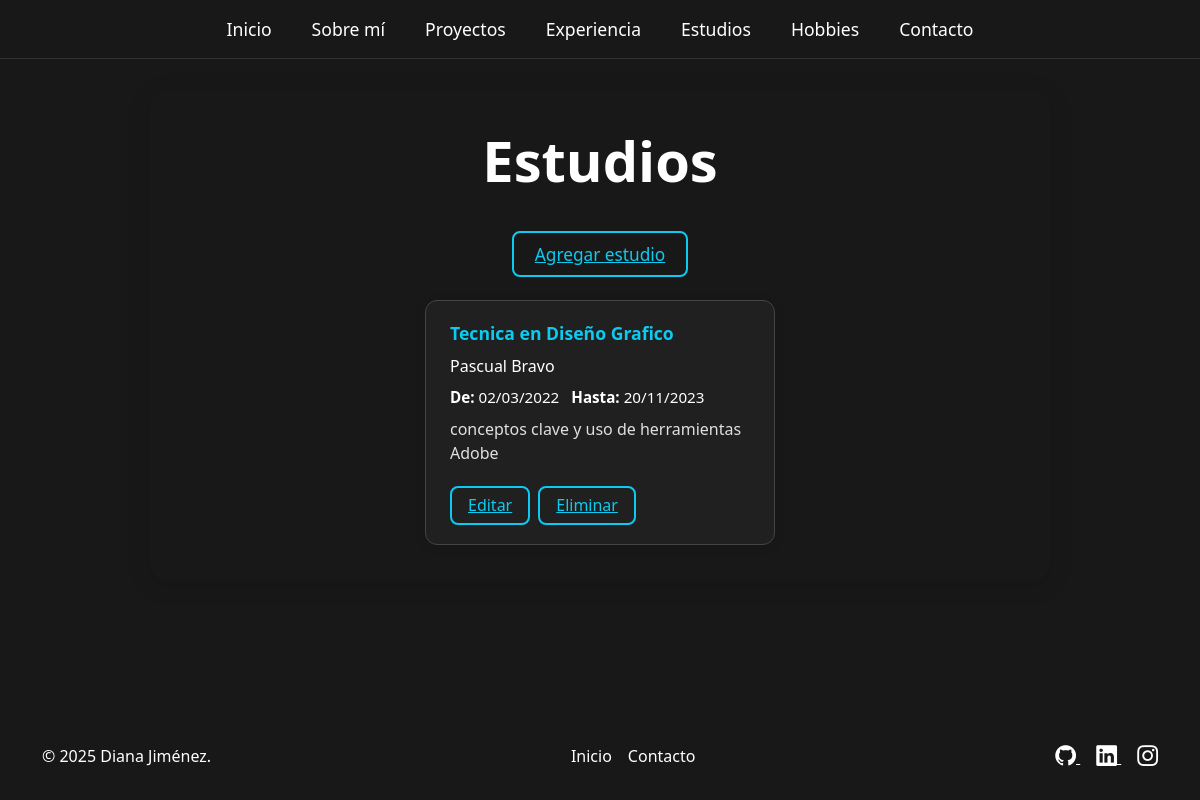
Page /estudios/ on the committed database.
### portafolio_app/models.py (models this page shows, shortened)
class Estudio(models.Model):
    institucion = models.CharField(max_length=120)
    titulo_obtenido = models.CharField(max_length=120)
    fecha_inicio = models.DateField()
    fecha_fin = models.DateField(null=True, blank=True)
    descripcion = models.TextField(blank=True)

### portafolio_app/views.py (the view)
# urls.py: path('estudios/', views.lista_estudios, name='lista_estudios'),
def lista_estudios(request):
    estudios = Estudio.objects.all()
    return render(request, 'portafolio/lista_estudios.html', {'estudios': estudios})

### portafolio_app/templates/portafolio/lista_estudios.html
{% extends 'portafolio/base.html' %}
{% block contenido %}
<div class="estudios-container">
    <h1 class="display-4 fw-bold gradient-text text-center mb-5">Estudios</h1>
    <div class="estudios-agregar">
        <a href="{% url 'crear_estudio' %}" class="estudios-btn-add">Agregar estudio</a>
    </div>
    <div class="estudios-list">
        {% for estudio in estudios %}
        <div class="estudio-card">
            <div class="estudio-titulo">{{ estudio.titulo_obtenido }}</div>
            <div class="estudio-institucion">{{ estudio.institucion }}</div>
            <div class="estudio-fechas">
                <span><strong>De:</strong> {{ estudio.fecha_inicio|date:"d/m/Y" }}</span>
                <span class="ms-2"><strong>Hasta:</strong>
                    {% if estudio.fecha_fin %}
                    {{ estudio.fecha_fin|date:"d/m/Y" }}
                    {% else %}
                    Actual
                    {% endif %}
                </span>
            </div>
            {% if estudio.descripcion %}
            <div class="estudio-descripcion">{{ estudio.descripcion }}</div>
            {% endif %}
            <div class="estudio-actions">
                <a href="{% url 'editar_estudio' estudio.id %}" class="estudios-btn-edit">Editar</a>
                <a href="{% url 'eliminar_estudio' estudio.id %}" class="estudios-btn-delete">Eliminar</a>
            </div>
        </div>
        {% empty %}
        <div class="estudio-empty">No hay estudios registrados.</div>
        {% endfor %}
    </div>
</div>
{% endblock %}

### static/css/styles.css (style rules this page uses)
html, body { min-height: 100vh; background: #181818; }
body { display: flex; flex-direction: column; height: 100vh; color: #fff; }
body, h1, h2, h3, h4, h5, h6, p, ul, ol, li, label, span, a, .lead { color: #fff; }

### static/css/estudios.css (style rules this page uses)
body { background: #181818; }
.estudios-container { background: #181818; border-radius: 16px; padding: 2.2rem 1.5rem; margin: 2rem auto; max-width: 900px; box-shadow: 0 4px 24px rgba(0,0,0,0.13); }
.estudios-agregar { text-align: center; margin-bottom: 2rem; }
.estudios-btn-add { color: #0dcaf0; border: 2px solid #0dcaf0; background: none; border-radius: 8px; font-weight: 500; padding: 0.6rem 1.3rem; font-size: 1.08rem; transition: background 0.2s, color 0.2s; }
.estudios-list { display: flex; flex-wrap: wrap; gap: 2rem; justify-content: center; }
.estudio-card { background: #202020; border-radius: 12px; box-shadow: 0 2px 12px rgba(0,0,0,0.10); border: 1px solid #444; padding: 1.2rem 1.5rem; min-width: 260px; max-width: 350px; color: #fff; display: flex; flex-direction: column; gap: 0.5rem; }
.estudio-titulo { font-weight: bold; color: #0dcaf0; font-size: 1.1rem; }
.estudio-institucion { font-size: 1rem; color: #fff; }
.estudio-fechas { font-size: 0.95rem; color: #e0e0e0; }
.estudio-descripcion { font-size: 1rem; color: #e0e0e0; }
.estudio-actions { margin-top: 0.8rem; display: flex; gap: 0.5rem; }
.estudios-btn-edit, .estudios-btn-delete { color: #0dcaf0; border: 2px solid #0dcaf0; background: none; border-radius: 8px; padding: 0.35rem 1rem; font-size: 1rem; transition: background 0.2s, color 0.2s; }

### static/css/experiencia.css (style rules this page uses)
.estudios-btn-edit, .estudios-btn-delete { color: #0dcaf0; border: 2px solid #0dcaf0; background: none; border-radius: 8px; padding: 0.35rem 1rem; font-size: 1rem; transition: background 0.2s, color 0.2s; }

### rows in the picture
Estudio: titulo_obtenido "Tecnica en Diseño Grafico", institucion "Pascual Bravo", fecha_inicio "02/03/2022", fecha_fin "20/11/2023", descripcion "conceptos clave y uso de herramientas Adobe"
